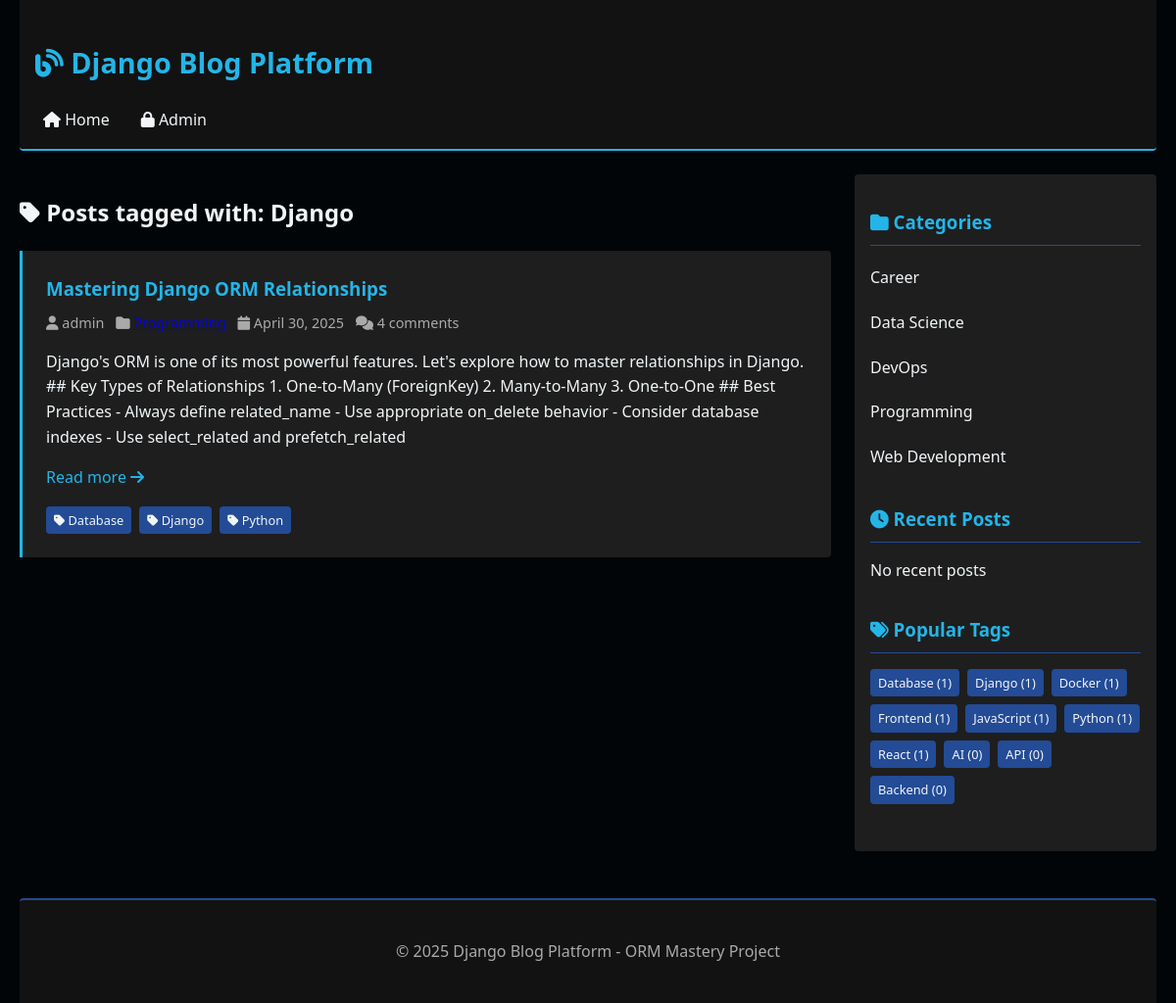
The app's page /tag/django/, older data.
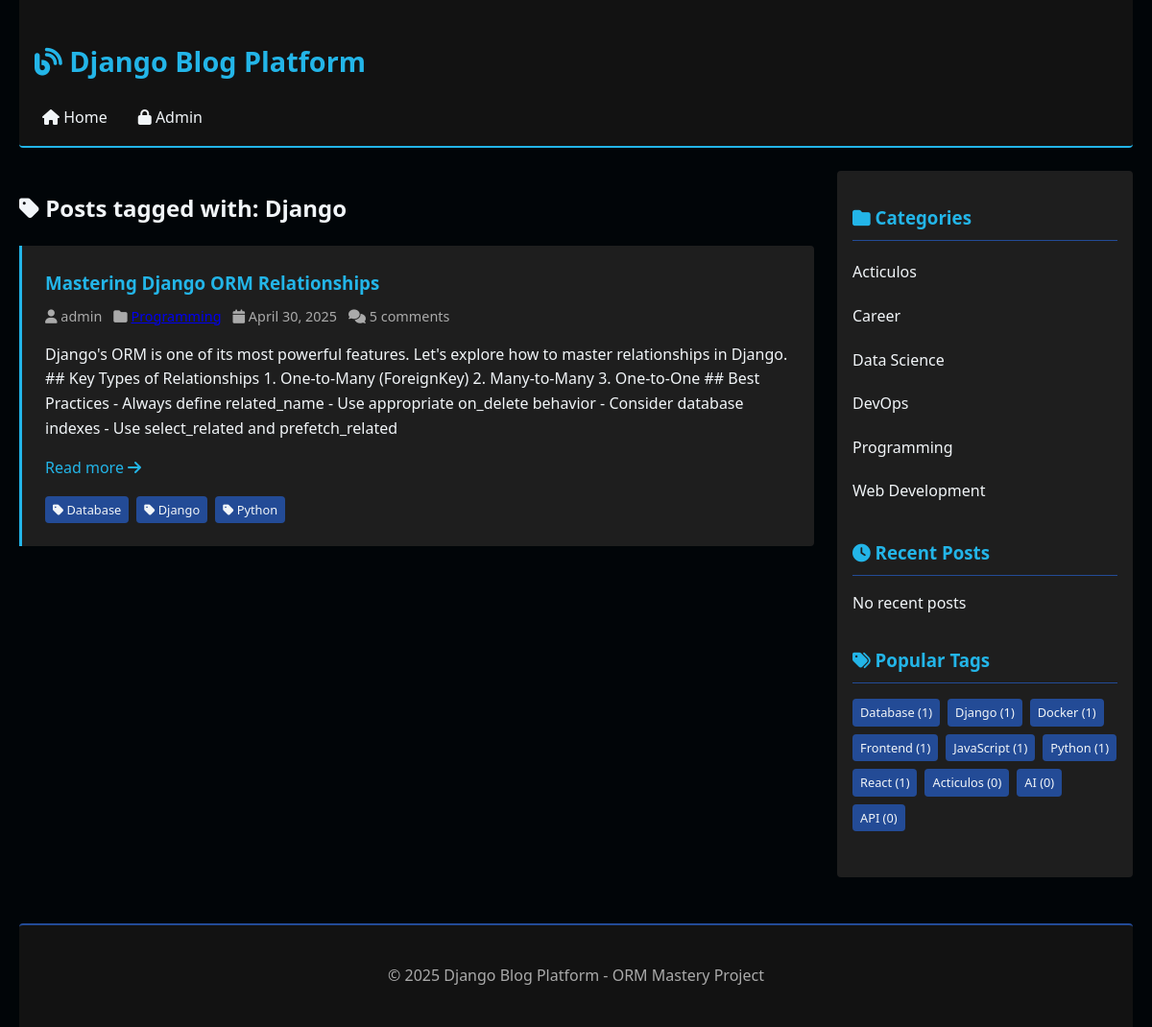
The same page, newer data.
### blog/models.py (models this page shows, shortened)
class Post(models.Model):
    STATUS_CHOICES = (
        ('draft', 'Draft'),
        ('published', 'Published'),
    )
    title = models.CharField(max_length=200)
    slug = models.SlugField(unique=True, max_length=200)
    content = models.TextField()
    featured_image = models.ImageField(upload_to='posts/', blank=True)
    created_at = models.DateTimeField(auto_now_add=True)
    updated_at = models.DateTimeField(auto_now=True)
    published_at = models.DateTimeField(null=True, blank=True)
    status = models.CharField(max_length=10, choices=STATUS_CHOICES, default='draft')
    author = models.ForeignKey(User, on_delete=models.CASCADE, related_name='posts')
    category = models.ForeignKey(Category, on_delete=models.CASCADE, related_name='posts')
    tags = models.ManyToManyField(Tag, related_name='posts', blank=True)
    objects = models.Manager()  # Default manager
    blog_objects = PostManager()  # Custom manager
    class Meta:
        ordering = ['-created_at']
        indexes = [
            models.Index(fields=['-created_at']),
        ]

class Tag(models.Model):
    name = models.CharField(max_length=50)
    slug = models.SlugField(unique=True)
    class Meta:
        ordering = ['name']

class Category(models.Model):
    name = models.CharField(max_length=100)
    slug = models.SlugField(unique=True)
    description = models.TextField(blank=True)
    class Meta:
        verbose_name_plural = "categories"
        ordering = ['name']

### blog/views.py (the view)
# urls.py: path('tag/<slug:slug>/', views.TagPostListView.as_view(), name='tag_detail'),
class TagPostListView(ListView):
    model = Post
    template_name = 'blog/tag_posts.html'
    context_object_name = 'posts'
    paginate_by = 5
    def get_queryset(self):
        self.tag = Tag.objects.get(slug=self.kwargs['slug'])
        return Post.blog_objects.by_tag(self.tag.slug)
    def get_context_data(self, **kwargs):
        context = super().get_context_data(**kwargs)
        context['tag'] = self.tag
        context['categories'] = Category.objects.all()
        context['tags'] = Tag.objects.annotate(
            posts_count=Count('posts')
        ).order_by('-posts_count')[:10]
        return context

### blog/managers.py (called while the page is built)
    def published(self):
        return self.filter(
            status='published',
            published_at__lte=timezone.now()
        )

    def by_tag(self, tag_slug):
        return self.published().filter(tags__slug=tag_slug).distinct()

### blog/templates/blog/tag_posts.html (shortened to what this page needs)
{% extends "blog/base.html" %}
{% block content %}
    <h2><i class="fas fa-tag"></i> Posts tagged with: {{ tag.name }}</h2>
    {% for post in posts %}
        <article class="post">
            <h3 class="post__title">
                <a href="{% url 'blog:post_detail' post.slug %}" class="post__link">{{ post.title }}</a>
            </h3>
            <div class="post__meta">
                <span><i class="fas fa-user"></i> {{ post.author.username }}</span>
                <span><i class="fas fa-folder"></i> <a href="{% url 'blog:category_detail' post.category.slug %}">{{ post.category.name }}</a></span>
                <span><i class="fas fa-calendar"></i> {{ post.created_at|date:"F j, Y" }}</span>
                <span><i class="fas fa-comments"></i> {{ post.comments.count }} comments</span>
            </div>
            <div class="post__content">
                {{ post.content|truncatewords:50|linebreaks }}
                <a href="{% url 'blog:post_detail' post.slug %}" class="post__link">Read more <i class="fas fa-arrow-right"></i></a>
            </div>
            {% if post.tags.all %}
                <div class="post__tags">
                    {% for tag in post.tags.all %}
                        <a href="{% url 'blog:tag_detail' tag.slug %}" class="tag">
                            <i class="fas fa-tag"></i> {{ tag.name }}
                        </a>
                    {% endfor %}
                </div>
            {% endif %}
        </article>
    {% empty %}
        <div class="post">
            <p><i class="fas fa-info-circle"></i> No posts available with this tag yet.</p>
        </div>
    {% endfor %}
{% endblock %}

### blog/templates/blog/base.html (shortened to what this page needs)
<!DOCTYPE html>
<html lang="en">
<head>
    <link rel="stylesheet" href="https://cdnjs.cloudflare.com/ajax/libs/font-awesome/6.4.0/css/all.min.css">
    <link rel="stylesheet" href="/static/css/style.css">
</head>
<body>
    <header class="header">
        <h1><a href="{% url 'blog:post_list' %}" class="header__title">
            <i class="fas fa-blog"></i> Django Blog Platform
        </a></h1>
        <nav class="header__nav">
            <ul class="header__nav-list">
                <li><a href="{% url 'blog:post_list' %}" class="header__nav-link">
                    <i class="fas fa-home"></i> Home
                </a></li>
                <li><a href="{% url 'admin:index' %}" class="header__nav-link">
                    <i class="fas fa-lock"></i> Admin
                </a></li>
            </ul>
        </nav>
    </header>
    <div class="layout">
        <main class="layout__main">
            {% block content %}{% endblock %}
        </main>
        <aside class="layout__sidebar">
            <section class="sidebar__section">
                <h3 class="sidebar__title">
                    <i class="fas fa-folder"></i> Categories
                </h3>
                <ul class="sidebar__list">
                    {% for category in categories %}
                        <li class="sidebar__item">
                            <a href="{% url 'blog:category_detail' category.slug %}" class="sidebar__link">
                                {{ category.name }} {% if category.posts_count %}({{ category.posts_count }}){% endif %}
                            </a>
                        </li>
                    {% empty %}
                        <li class="sidebar__item">No categories available</li>
                    {% endfor %}
                </ul>
            </section>
            <section class="sidebar__section">
                <h3 class="sidebar__title">
                    <i class="fas fa-clock"></i> Recent Posts
                </h3>
                <ul class="sidebar__list">
                    {% for post in recent_posts %}
                        <li class="sidebar__item">
                            <a href="{% url 'blog:post_detail' post.slug %}" class="sidebar__link">
                                {{ post.title }}
                            </a>
                        </li>
                    {% empty %}
                        <li class="sidebar__item">No recent posts</li>
                    {% endfor %}
                </ul>
            </section>
            <section class="sidebar__section">
                <h3 class="sidebar__title">
                    <i class="fas fa-tags"></i> Popular Tags
                </h3>
                <div class="post__tags">
                    {% for tag in tags %}
                        <a href="{% url 'blog:tag_detail' tag.slug %}" class="tag">
                            {{ tag.name }} ({{ tag.posts_count }})
                        </a>
                    {% empty %}
                        <p>No tags available</p>
                    {% endfor %}
                </div>
            </section>
        </aside>
    </div>
    <footer class="footer">
        <p>&copy; {% now "Y" %} Django Blog Platform - ORM Mastery Project</p>
    </footer>
</body>
</html>

Row changes from the older to the newer data that the page shows:
no longer on this page (row unchanged): Tag: name "Backend", posts_count "0", shown under "Popular Tags"
computed for Post "Mastering Django ORM Relationships": comments.count "4" → "5"
added Category: name "Acticulos"
added Tag: name "Acticulos", posts_count "0", shown under "Popular Tags"
